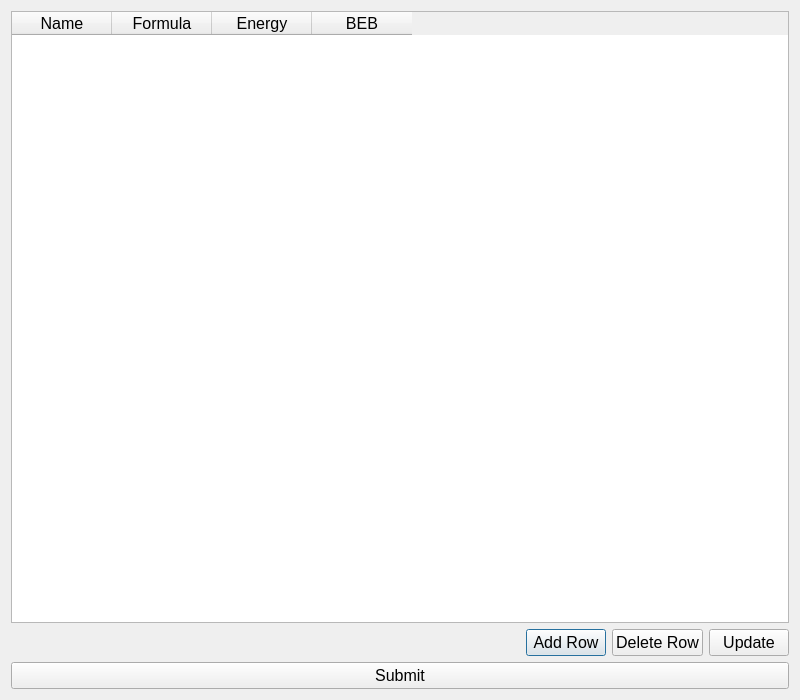
<?xml version="1.0" encoding="UTF-8"?>
<ui version="4.0">
 <class>EditBEB</class>
 <widget class="QDialog" name="EditBEB">
  <property name="geometry">
   <rect>
    <x>0</x>
    <y>0</y>
    <width>800</width>
    <height>700</height>
   </rect>
  </property>
  <property name="sizePolicy">
   <sizepolicy hsizetype="Minimum" vsizetype="Minimum">
    <horstretch>0</horstretch>
    <verstretch>0</verstretch>
   </sizepolicy>
  </property>
  <property name="minimumSize">
   <size>
    <width>800</width>
    <height>700</height>
   </size>
  </property>
  <property name="font">
   <font>
    <family>Arial</family>
    <pointsize>12</pointsize>
   </font>
  </property>
  <property name="windowTitle">
   <string>Dialog</string>
  </property>
  <layout class="QVBoxLayout" name="verticalLayout">
   <item>
    <widget class="QTableWidget" name="currentBEB">
     <column>
      <property name="text">
       <string>Name</string>
      </property>
     </column>
     <column>
      <property name="text">
       <string>Formula</string>
      </property>
     </column>
     <column>
      <property name="text">
       <string>Energy</string>
      </property>
     </column>
     <column>
      <property name="text">
       <string>BEB</string>
      </property>
     </column>
    </widget>
   </item>
   <item>
    <layout class="QHBoxLayout" name="horizontalLayout">
     <item>
      <spacer name="horizontalSpacer">
       <property name="orientation">
        <enum>Qt::Horizontal</enum>
       </property>
       <property name="sizeHint" stdset="0">
        <size>
         <width>40</width>
         <height>20</height>
        </size>
       </property>
      </spacer>
     </item>
     <item>
      <widget class="QPushButton" name="addBEB">
       <property name="text">
        <string>Add Row</string>
       </property>
      </widget>
     </item>
     <item>
      <widget class="QPushButton" name="deleteBEB">
       <property name="text">
        <string>Delete Row</string>
       </property>
      </widget>
     </item>
     <item>
      <widget class="QPushButton" name="updateBEB">
       <property name="text">
        <string>Update</string>
       </property>
      </widget>
     </item>
    </layout>
   </item>
   <item>
    <widget class="QPushButton" name="submitBEB">
     <property name="text">
      <string>Submit</string>
     </property>
    </widget>
   </item>
  </layout>
 </widget>
 <resources/>
 <connections/>
</ui>
